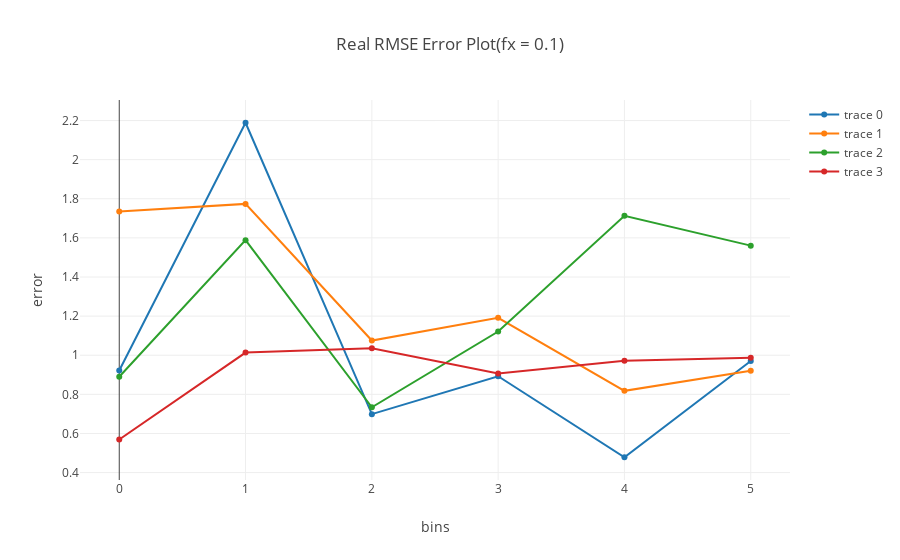
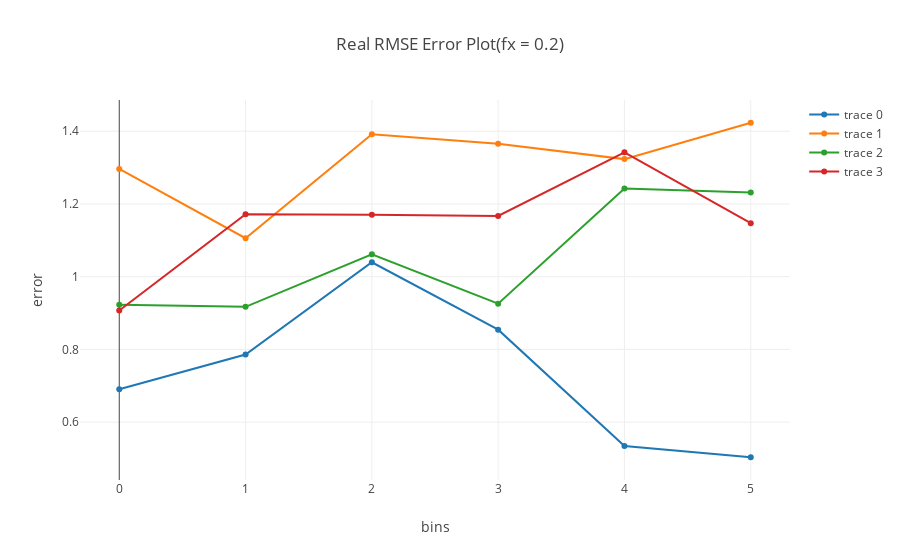
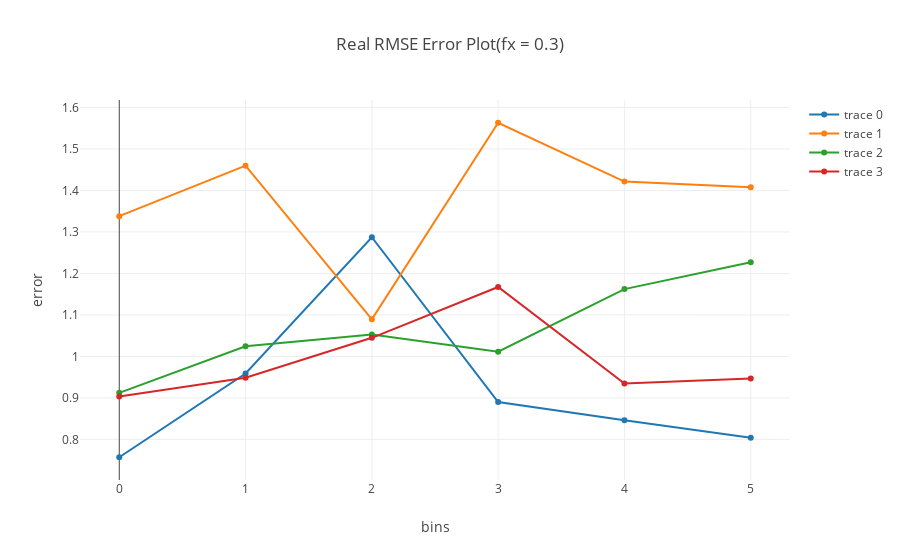

Source (notebook cell) for these figures, in order:
### Code cell
py.offline.iplot(fig1)
py.offline.iplot(fig2)
py.offline.iplot(fig3)

### Figure 1 — Plotly figure (JSON) as saved in the notebook; plotly's stock layout.template omitted (floating-point values rounded to 4 significant figures)
{"data": [{"mode": "lines+markers", "type": "scatter", "uid": "3be00cd1-ae46-4c53-b18a-7e1fc1ca9c83", "x": [0, 1, 2, 3, 4, 5], "y": [0.9223, 2.189, 0.6989, 0.8927, 0.4785, 0.9708]}, {"mode": "lines+markers", "type": "scatter", "uid": "7e6b9032-ff6f-4868-91be-fb9969e062e1", "x": [0, 1, 2, 3, 4, 5], "y": [1.735, 1.774, 1.075, 1.191, 0.8179, 0.9202]}, {"mode": "lines+markers", "type": "scatter", "uid": "0b223950-bbc9-436f-ad44-ee419b66320e", "x": [0, 1, 2, 3, 4, 5], "y": [0.8901, 1.588, 0.734, 1.121, 1.713, 1.56]}, {"mode": "lines+markers", "type": "scatter", "uid": "092a3ab3-0ade-4255-bd51-4c9c3ab09f1e", "x": [0, 1, 2, 3, 4, 5], "y": [0.5693, 1.014, 1.036, 0.9071, 0.9713, 0.9868]}], "layout": {"title": {"text": "Real RMSE Error Plot(fx = 0.1)"}, "xaxis": {"title": {"text": "bins"}}, "yaxis": {"title": {"text": "error"}}}}

### Figure 2 — Plotly figure (JSON) as saved in the notebook; plotly's stock layout.template omitted (floating-point values rounded to 4 significant figures)
{"data": [{"mode": "lines+markers", "type": "scatter", "uid": "a8fdc854-3d7a-4075-af9b-2c5b93da083e", "x": [0, 1, 2, 3, 4, 5], "y": [0.6905, 0.786, 1.04, 0.8544, 0.5344, 0.5035]}, {"mode": "lines+markers", "type": "scatter", "uid": "d93b5664-eb0b-4f5c-8de2-3163316b6745", "x": [0, 1, 2, 3, 4, 5], "y": [1.296, 1.106, 1.392, 1.365, 1.323, 1.423]}, {"mode": "lines+markers", "type": "scatter", "uid": "b7d5b443-5ec0-4dde-a0b2-0f18e4c20d17", "x": [0, 1, 2, 3, 4, 5], "y": [0.9227, 0.9171, 1.062, 0.9257, 1.243, 1.231]}, {"mode": "lines+markers", "type": "scatter", "uid": "a8eb61de-aa49-4393-8a44-e688aa83a00e", "x": [0, 1, 2, 3, 4, 5], "y": [0.9071, 1.172, 1.17, 1.167, 1.342, 1.147]}], "layout": {"title": {"text": "Real RMSE Error Plot(fx = 0.2)"}, "xaxis": {"title": {"text": "bins"}}, "yaxis": {"title": {"text": "error"}}}}

### Figure 3 — Plotly figure (JSON) as saved in the notebook; plotly's stock layout.template omitted (floating-point values rounded to 4 significant figures)
{"data": [{"mode": "lines+markers", "type": "scatter", "uid": "191663a4-606d-41c4-b49b-c17110beda6b", "x": [0, 1, 2, 3, 4, 5], "y": [0.757, 0.9588, 1.287, 0.89, 0.8459, 0.8037]}, {"mode": "lines+markers", "type": "scatter", "uid": "12be4682-683a-46cd-af3e-c76d2207f2da", "x": [0, 1, 2, 3, 4, 5], "y": [1.338, 1.46, 1.089, 1.563, 1.421, 1.408]}, {"mode": "lines+markers", "type": "scatter", "uid": "0d0973ab-9f3c-4005-9e6e-4d0e74c84bb5", "x": [0, 1, 2, 3, 4, 5], "y": [0.9122, 1.024, 1.053, 1.011, 1.162, 1.227]}, {"mode": "lines+markers", "type": "scatter", "uid": "48e6fbae-5d24-480b-b065-1eb1f5d365ae", "x": [0, 1, 2, 3, 4, 5], "y": [0.9036, 0.9486, 1.045, 1.167, 0.9346, 0.947]}], "layout": {"title": {"text": "Real RMSE Error Plot(fx = 0.3)"}, "xaxis": {"title": {"text": "bins"}}, "yaxis": {"title": {"text": "error"}}}}
